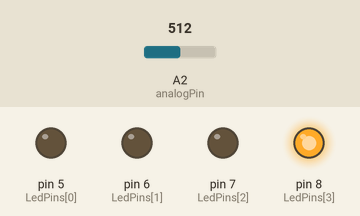
Recording of a sketch running on a simulated Arduino Uno, built with avr-gcc and run on an emulated ATmega328P. Parts: output pins drawn as LEDs (lit = HIGH). Dashed ring = blinking. The inputs (shaded band) are chosen by the test bench; at power-on: A2 (analogPin) = 512. Random numbers use the default seed unless the sketch sets one.

Above: at 2.8 s.
2.9 s: A2 (analogPin) set to 0
At 4.6 s:
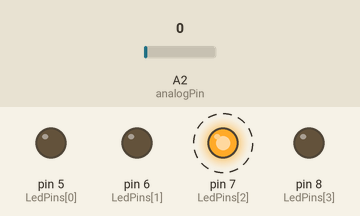
At 6.8 s:
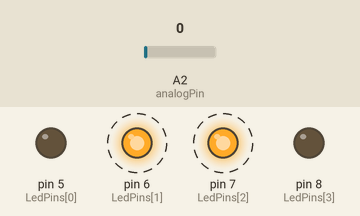
8.9 s: A2 (analogPin) set to 122
12.4 s: A2 (analogPin) set to 0
At 16.8 s:
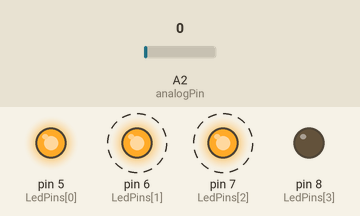
18.4 s: A2 (analogPin) set to 306
Timing chart, 0 to 25.4 s (numbered marks = the images above; inputs shaded):
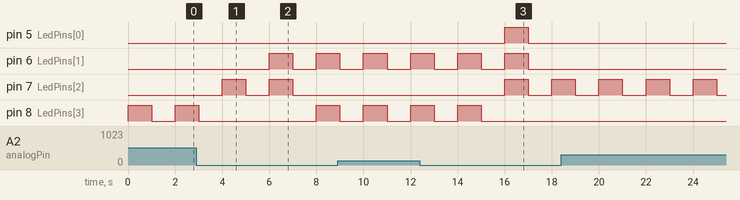

The sketch:

_4.2.DAULEDS_RANDOM.ino
```cpp
/******************************************************************
 **                                                              **
 **                   4.2. DAU DE LEDS                           **
 **                   MOSTRA NOMBRE ALEATORI  [1,2,3,4,5,6}           **
 **                   AL PREMER PULSADOR                                            **
 ******************************************************************/

//***************  INCLUDES   **************************************


//***************  VARIABLES  **************************************
int i,b,j;
int num = 4;
int LedPins[]={5,6,7,8};
long randomNumber;
int analogPin=2;
bool val =0;
//***************  SETUP   ****************************************
void setup() {

}

//*************    LOOP   ******************************************
void loop() {
for (i = 0; i<num; i++){
  pinMode(LedPins[i],OUTPUT);
}
val= analogRead(analogPin);
if (val== 0){
 randomSeed(analogRead (analogPin));

randomNumber = random (-1,4);
}
else{
  randomNumber = randomNumber;

}
 b = randomNumber + 1;
j = 1;


  switch (randomNumber){

  case 1:
  {
  digitalWrite(LedPins[b], HIGH);
  delay (1000);
  digitalWrite(LedPins[b],LOW);
  delay (1000);}
  break;
  case 2:
  {
  digitalWrite(LedPins[j], HIGH);
  digitalWrite(LedPins[num-j], HIGH);
  delay (1000);
  digitalWrite(LedPins[j],LOW);
  digitalWrite(LedPins[num-j],LOW);
  delay (1000);
  break;
  }
   case 3:
  {
  digitalWrite(LedPins[2*j], HIGH);
  digitalWrite(LedPins[j], HIGH);
  delay (1000);
  digitalWrite(LedPins[2*j],LOW);
  digitalWrite(LedPins[j],LOW);
  delay (1000);
  break;
  }
   case 4:
  {
  digitalWrite(LedPins[num-j], HIGH);
  digitalWrite(LedPins[2*j], HIGH);
  digitalWrite(LedPins[j], HIGH);
  delay (1000);
  digitalWrite(LedPins[num-j],LOW);
  digitalWrite(LedPins[2*j],LOW);
  digitalWrite(LedPins[j],LOW);
  delay (1000);
  break;
  }
    case -1:
  {
   digitalWrite(LedPins[j], HIGH);
  digitalWrite(LedPins[2], HIGH);
  digitalWrite(LedPins[0], HIGH);

  delay (1000);
   digitalWrite(LedPins[j], LOW);
  digitalWrite(LedPins[2], LOW);
  digitalWrite(LedPins[0], LOW);
  delay (1000);
  break;
  }
default:{
  digitalWrite(LedPins[(num-b)], HIGH);

  delay (1000);
  digitalWrite(LedPins[num-b],LOW);
  delay (1000);
  break;
}


  }
}
```

Measured:
- after the input at 2.9 s, pin 6 (LedPins[1]): LOW → HIGH after 3.1 s, → LOW 1.0 s later, → HIGH 1.0 s later; pin 7 (LedPins[2]): alternates HIGH for 1.0 s and LOW for 1.0 s, 4 changes in all, then stays LOW, starting after 1.1 s
- after the input at 12.4 s, pin 5 (LedPins[0]): LOW → HIGH after 3.6 s, → LOW 1.0 s later; pin 7 (LedPins[2]): LOW → HIGH after 3.6 s, → LOW 1.0 s later, → HIGH 1.0 s later
